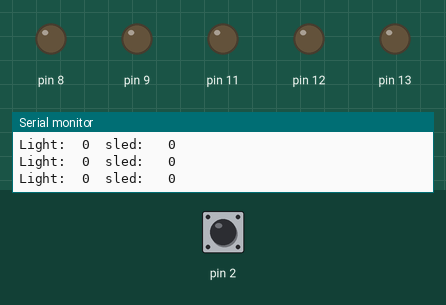
This sketch was run on a simulated Arduino Uno, built with avr-gcc and run on an emulated ATmega328P. On the bench: output pins drawn as LEDs (lit = HIGH), the last lines printed to the serial monitor. Inputs (shaded band) come from the test bench; at power-on: pin 2 LOW.

Above: at 1.2 s.
1.3 s: pin 2 driven HIGH
At 2.2 s:
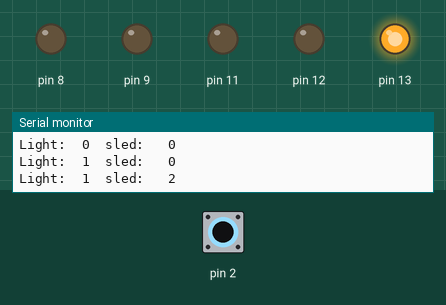
4.3 s: pin 2 driven LOW
At 5.1 s:
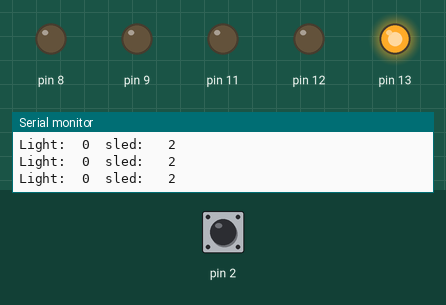
5.8 s: pin 2 pulsed HIGH 5 times (0.12 s each, 0.3 s apart)
At 8.5 s:
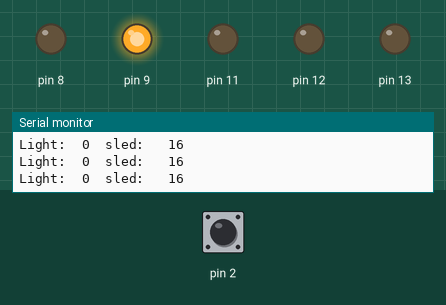
10.3 s: pin 2 pulsed HIGH 2 times (0.12 s each, 0.3 s apart)
At 11.1 s:
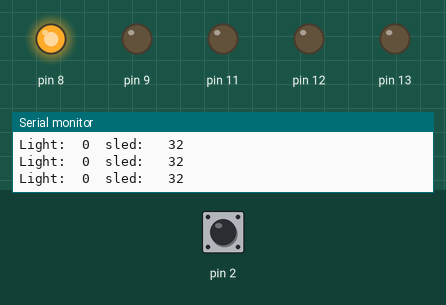
Timing chart, 0 to 13.3 s (numbered marks = the images above; inputs shaded):
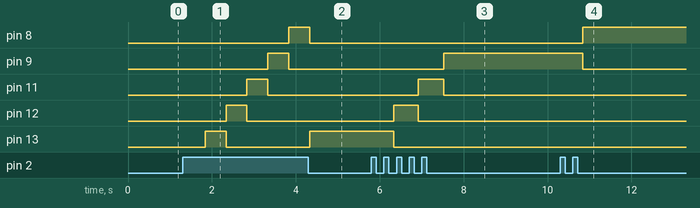

Measured:
- after the input at 1.3 s, pin 8: LOW → HIGH after 2.5 s; pin 9: LOW → HIGH after 2.0 s, → LOW 0.50 s later; pin 11: LOW → HIGH after 1.5 s, → LOW 0.50 s later; pin 12: LOW → HIGH after 1.0 s, → LOW 0.50 s later; pin 13: LOW → HIGH after 0.54 s, → LOW 0.50 s later
- after the input at 4.3 s, pin 11: stays LOW (without the input it goes to HIGH after 1.0 s); pin 12: stays LOW (without the input it goes to HIGH after 0.54 s); pin 13: LOW → HIGH at once
- after the input at 5.8 s, pin 9: LOW → HIGH after 1.7 s; pin 11: LOW → HIGH after 1.1 s, → LOW 0.61 s later; pin 12: LOW → HIGH after 0.53 s, → LOW 0.59 s later; pin 13: HIGH → LOW after 0.53 s
- after the input at 10.3 s, pin 8: LOW → HIGH after 0.53 s; pin 9: HIGH → LOW after 0.53 s

The sketch:

ex16_1.ino
```cpp
byte sled = 0b00000000; //최초 sled 값 0, 꺼진 상태 0
              //sled 값 1 , 켜진상태 1
              //2번핀이 연결된 버튼을 토글 버튼으로 만들기 LED 켜기 <=> LED끄기
//1. led 5개 off -> 버튼 -> 1번째 led on -> 버튼 -> 1번째 led off, 2번째 on -> 버튼 -> 2off 3on

void setup() {
  Serial.begin(9600);
  pinMode(13, OUTPUT);  //LED 연결 (디지털 출력)
  pinMode(12, OUTPUT);
  pinMode(11, OUTPUT);
  pinMode(9, OUTPUT);
  pinMode(8, OUTPUT);
  pinMode(2, INPUT);  //버튼 연결 (디지털 입력)
}

void loop() {
  int value = digitalRead(2); //버튼 확인

  Serial.print("Light:\t");
  Serial.print(value);
  Serial.print("\tsled: \t");
  Serial.println(sled);

  if(value == HIGH){
    if(sled==0b00000000){
//      sled=0b00000001;
        sled+=1;
    }
    sled = sled << 1;
    delay(500);
  }

  if(sled == 0b00000010){
    digitalWrite(13,HIGH);
  }else if(sled == 0b00000100){
    digitalWrite(13,LOW);
    digitalWrite(12,HIGH);
  }else if(sled == 0b00001000){
    digitalWrite(12,LOW);
    digitalWrite(11,HIGH);
  }else if(sled == 0b00010000){
    digitalWrite(11,LOW);
    digitalWrite(9,HIGH);
  }else if(sled == 0b00100000){
    digitalWrite(9,LOW);
    digitalWrite(8,HIGH);
  }else if(sled == 0b01000000){
    sled=0b00000010;
    digitalWrite(8,LOW);
  }
}
```
